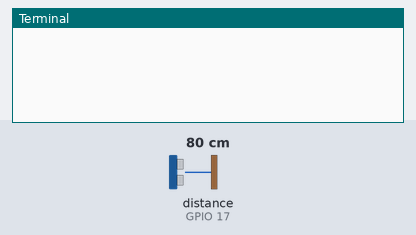
Simulated run of this program. Board: Raspberry Pi (BCM pin numbers). On the bench: the last lines printed to the terminal. Inputs (shaded band) come from the test bench; at power-on: distance to the obstacle (sensor on GPIO 17) 80 cm. The echo pulse lasts 58.3 µs per cm.

Above: at 1.2 s.
1.3 s: distance to the obstacle (sensor on GPIO 17) set to 2 cm
At 2.7 s:
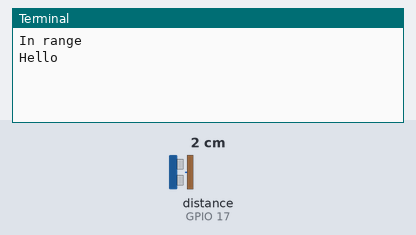
3.0 s: distance to the obstacle (sensor on GPIO 17) set to 18 cm
At 4.6 s:
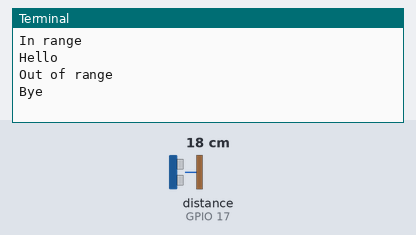

Measured:
- after the input at 1.3 s, the terminal: prints a new line after 0.26 s (image 1)
- after the input at 3.0 s, the terminal: prints a new line after 0.24 s (image 2)

The program:

UltrasonicSensor.py
```python
from gpiozero import DistanceSensor

ultrasonic = DistanceSensor(echo=17, trigger=4, threshold_distance=0.1)

def hello():
    print("Hello")
def bye():
    print("Bye")


while True:
    ultrasonic.wait_for_in_range()
    print("In range")
    ultrasonic.when_in_range = hello()

    ultrasonic.wait_for_out_of_range()
    print("Out of range")
    ultrasonic.when_out_of_range = bye()
```
